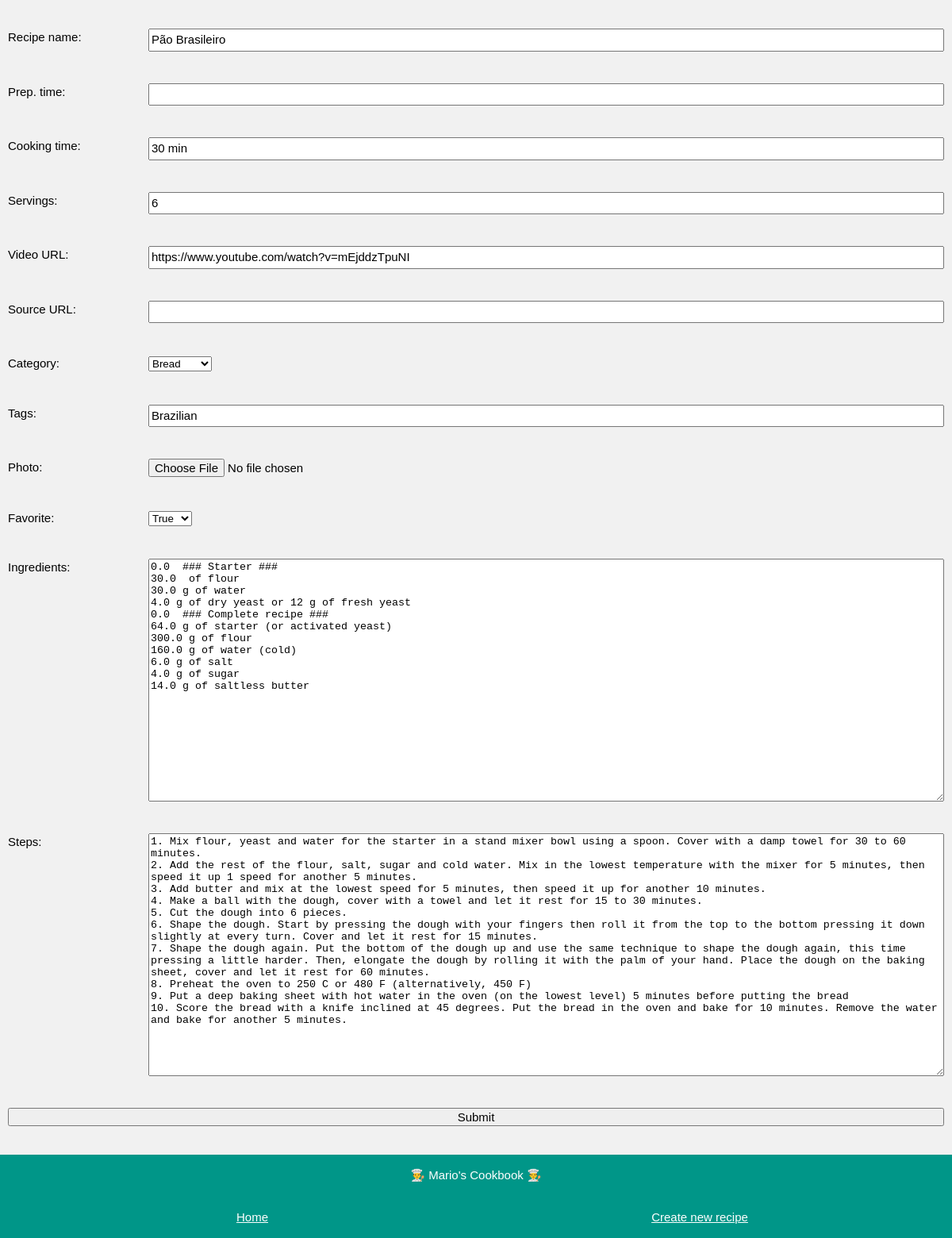
Page /edit/Pão Brasileiro on the earlier database version.
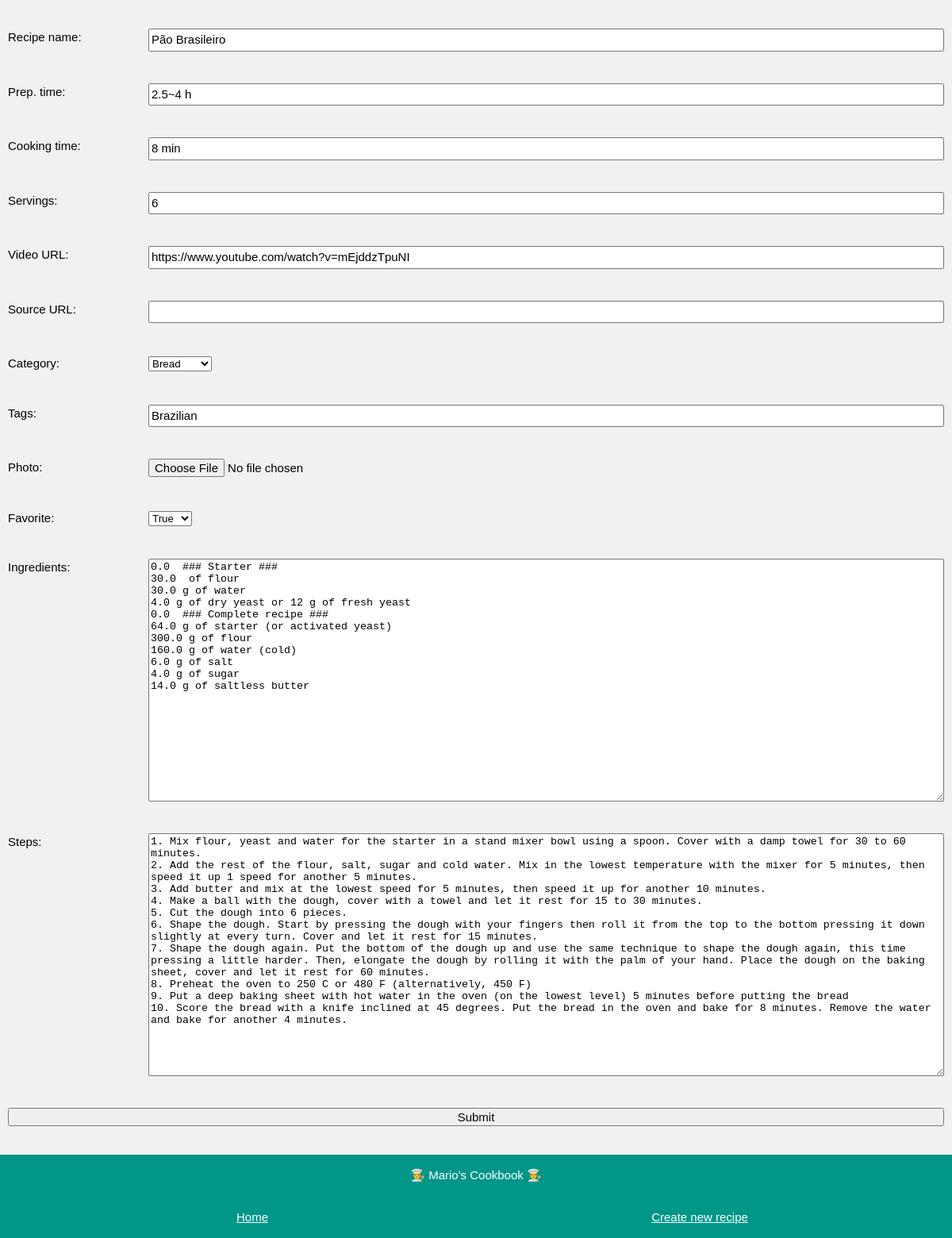
Same page on the later database version.
### app_config.py (models this page shows, shortened)
class Recipe(db.Model):
    name = db.Column(db.String, nullable=False, unique=True, primary_key=True)
    prepTime = db.Column(db.String, nullable=False)
    cookingTime = db.Column(db.String, nullable=False)
    servings = db.Column(db.Integer, nullable=False)
    videoURL = db.Column(db.String, nullable=False)
    sourceURL = db.Column(db.String, nullable=False)
    steps = db.Column(db.Text, nullable=False)
    photo = db.Column(db.String, nullable=False)
    favorite = db.Column(db.Boolean, default=False)
    category = db.Column(db.String, nullable=False)
    tags = db.Column(db.String, nullable=False)
    ingredients = db.relationship('Ingredient', backref='recipe', lazy=True)

class Ingredient(db.Model):
    id = db.Column(db.Integer, primary_key=True)
    name = db.Column(db.String, nullable=False)
    amount = db.Column(db.Float, default=0)
    unit = db.Column(db.String, default='')
    recipe_name = db.Column(db.String, db.ForeignKey('recipe.name'), nullable=False)

### app_edit.py (the view, shortened to what this page needs)
@app.route('/edit/<name>', methods=['POST', 'GET'])
def edit(name):
    if request.method == 'GET':
        recipe = Recipe.query.get(name)
        amounts = []
        for ingredient in recipe.ingredients:
            amount = ingredient.amount
            amounts.append(amount)
        n_amounts = range(len(amounts))
        return render_template('edit.html', recipe=recipe, amounts=amounts,
                               n_amounts=n_amounts, new=False, categories = known_categories)

### templates/edit.html (shortened to what the changed rows need)
<!DOCTYPE html>
<html>
<head>
    <link rel="stylesheet" href="../static/css/edit.css">
    <link rel='stylesheet' href='../static/css/fonts.css'>
</head>
<body class="background-color">
    <div class="page-container">
        {% if new == False %}
        <form action="/edit/{{recipe.name}}" method="POST" enctype="multipart/form-data">
        {% else %}
        <form action="/new/" method="POST" enctype="multipart/form-data">
        {% endif %}
            <div class="form-item">
                <label for="name">Recipe name: </label>
                {% if new == False %}
                <input type="text" id="name" name="name" value="{{recipe.name}}">
                {% else %}
                <input type="text" id="name" name="name">
                {% endif %}
            </div>
            <div class="form-item">
                <label for="prepTime">Prep. time: </label>
                {% if new == False %}
                <input type="text" id="prepTime" name="prepTime" value="{{recipe.prepTime}}">
                {% else %}
                <input type="text" id="prepTime" name="prepTime">
                {% endif %}
            </div>
            <div class="form-item">
                <label for="cookingTime">Cooking time: </label>
                {% if new == False %}
                <input type="text" id="cookingTime" name="cookingTime" value="{{recipe.cookingTime}}">
                {% else %}
                <input type="text" id="cookingTime" name="cookingTime">
                {% endif %}
            </div>
            <div class="form-item">
                <label for="servings">Servings: </label>
                {% if new == False %}
                <input type="number" step="1" id="servings" name="servings" value="{{recipe.servings}}">
                {% else %}
                <input type="number" step="1" id="servings" name="servings">
                {% endif %}
            </div>
            <div class="form-item">
                <label for="videoURL">Video URL: </label>
                {% if new == False %}
                <input type="text" id="videoURL" name="videoURL" value="{{recipe.videoURL}}">
                {% else %}
                <input type="text" id="videoURL" name="videoURL">
                {% endif %}
            </div>
            <div class="form-item">
                <div class="custom-select" style="width:200px;">
                    {% if new == False %}
                    <select id="category" name="category">
                        {% for c in categories%}
                            <option value="{{c}}" {%if recipe.category == c %} selected {% endif %}> {{c}} </option>
                        {% endfor %}
                    </select>
                    {% else %}
                    <select id="category" name="category">
                        {% for c in categories%}
                            <option value="{{c}}" > {{c}} </option>
                        {% endfor %}
                    </select>
                    {% endif %}
                </div>
            </div>
            <div class="form-item">
                <label for="tags">Tags: </label>
                {% if new == False %}
                <input type="text" id="tags" name="tags" value="{{recipe.tags}}">
                {% else %}
                <input type="text" id="tags" name="tags">
                {% endif %}
            </div>
            <div class="form-item">
                <div class="custom-select" style="width:200px;">
                    <select id="favorite" name="favorite">
                        {% if new == False %}
                        {% if recipe.favorite == False %}
                        <option value="0" selected>False</option>
                        <option value="1">True</option>
                        {% else %}
                        <option value="1" selected>True</option>
                        {% endif %}
                        {% else %}
                        <option value="0">False</option>
                        <option value="1">True</option>
                        {% endif %}
                    </select>
                </div>
            </div>
            <div class="form-item">
                <label for="ingredients">Ingredients: </label>
                {% if new == False %}
                <textarea id="ingredients" name="ingredients" rows="20" cols="50">
{% for i in n_amounts %}{{ amounts[i] }} {{ recipe.ingredients[i].unit }} {{ recipe.ingredients[i].name }}
{% endfor %}</textarea>
                {% else %}
                <textarea id="ingredients" name="ingredients" rows="20" cols="50"></textarea>
                {% endif %}
            </div>
            <div class="form-item">
                <label for="steps">Steps: </label>
                {% if new == False %}
                <textarea id="steps" name="steps" rows="20" cols="50">{{recipe.steps}}</textarea>
                {% else %}
                <textarea id="steps" name="steps" rows="20" cols="50"></textarea>
                {% endif %}
            </div>
        </form>
    </div>
</body>
</html>

Differences in the rows shown:
changed Recipe "Pão Brasileiro": prepTime (not shown) → "2.5~4 h"; cookingTime "30 min" → "8 min"; steps "…oven and bake for 10 minutes. Remove the water and bake for another 5 minutes." → "…oven and bake for 8 minutes. Remove the water and bake for another 4 minutes."
